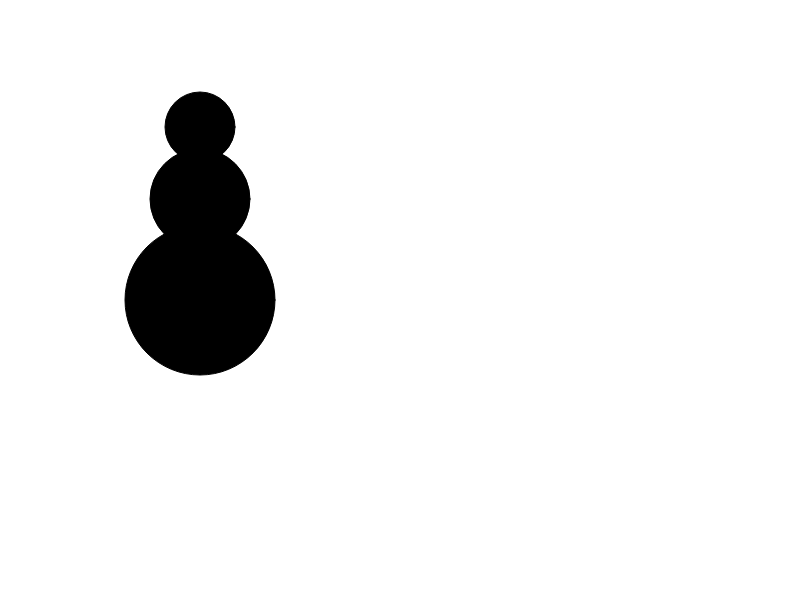
Frame 1 (no input)
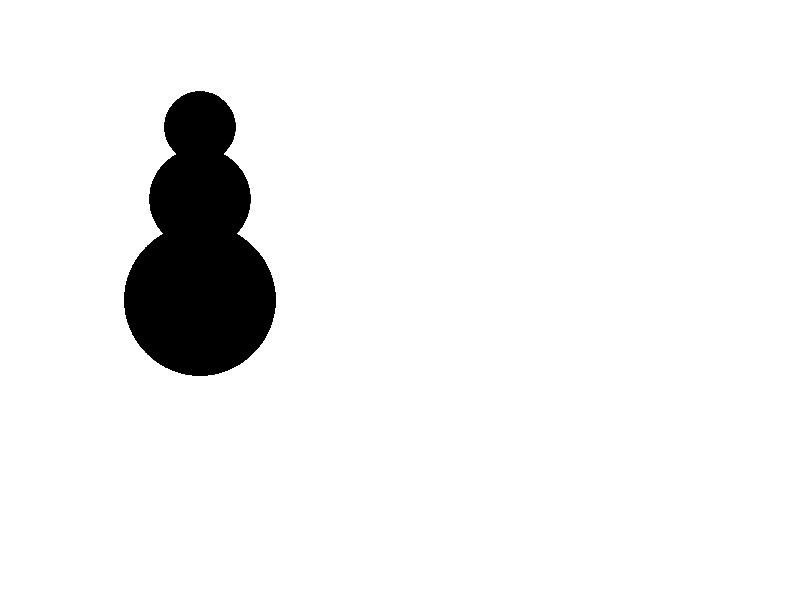
Frame 60 (no input)
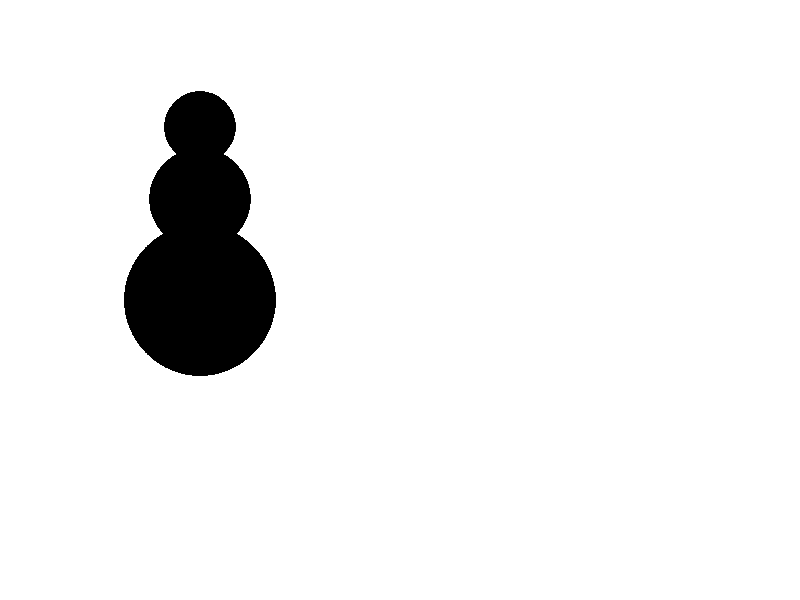
Frame 120 (the mouse pressed at the canvas centre since frame 60)

The p5.js sketch that drew these frames (run headless with seeded random() and noise() and a simulated clock; from frame 60 on, the mouse is pressed at the canvas centre):

// p5.js sketch
// ── sketch.js
function setup() {
  // put setup code here
  createCanvas(800,600);
}

function draw() {
  // put drawing code here
  fill(0);
  ellipse(200, 300, 150, 150);

ellipse(200, 199, 100, 100);

ellipse(200, 127, 70, 70);

}
